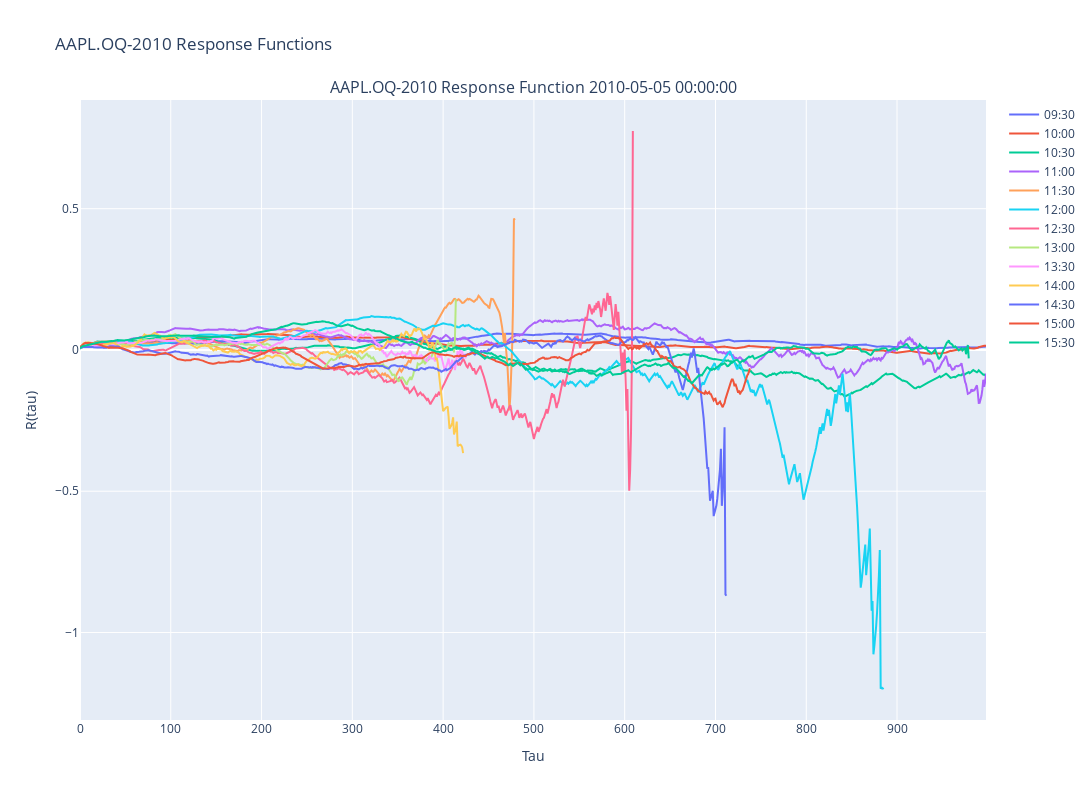

Notebook cell for this chart:
### Code cell
import warnings

# Ignore all warnings
warnings.filterwarnings("ignore")

ticker_name =   ticker_list[1]
loading_dir = os.path.join(current_dir,"data","clean", "flash_crash")
plots_dir = os.path.join(current_dir,"plots","flash_crash",ticker_name)
file_dir = os.path.join(loading_dir,ticker_name)
file_name = os.listdir(file_dir)[0]
df = vaex.open(os.path.join(file_dir,file_name))
tau_max = 1000

plot_3day_response_functions_15min(df, tau_max =tau_max, ticker = ticker_name,start_date='2010-05-05')

### Figure 1 — Plotly figure (JSON) as saved in the notebook; plotly's stock layout.template omitted (floating-point values rounded to 4 significant figures; data arrays with more than 128 entries replaced by an {"elided": "..."} marker saying what was removed)
{"data": [{"mode": "lines", "name": "09:30", "type": "scatter", "x": {"elided": "999 int values"}, "xaxis": "x", "y": {"elided": "999 float values"}, "yaxis": "y"}, {"mode": "lines", "name": "10:00", "type": "scatter", "x": {"elided": "999 int values"}, "xaxis": "x", "y": {"elided": "999 float values"}, "yaxis": "y"}, {"mode": "lines", "name": "10:30", "type": "scatter", "x": {"elided": "999 int values"}, "xaxis": "x", "y": {"elided": "999 float values"}, "yaxis": "y"}, {"mode": "lines", "name": "11:00", "type": "scatter", "x": {"elided": "999 int values"}, "xaxis": "x", "y": {"elided": "999 float values"}, "yaxis": "y"}, {"mode": "lines", "name": "11:30", "type": "scatter", "x": {"elided": "999 int values"}, "xaxis": "x", "y": {"elided": "999 float values"}, "yaxis": "y"}, {"mode": "lines", "name": "12:00", "type": "scatter", "x": {"elided": "999 int values"}, "xaxis": "x", "y": {"elided": "999 float values"}, "yaxis": "y"}, {"mode": "lines", "name": "12:30", "type": "scatter", "x": {"elided": "999 int values"}, "xaxis": "x", "y": {"elided": "999 float values"}, "yaxis": "y"}, {"mode": "lines", "name": "13:00", "type": "scatter", "x": {"elided": "999 int values"}, "xaxis": "x", "y": {"elided": "999 float values"}, "yaxis": "y"}, {"mode": "lines", "name": "13:30", "type": "scatter", "x": {"elided": "999 int values"}, "xaxis": "x", "y": {"elided": "999 float values"}, "yaxis": "y"}, {"mode": "lines", "name": "14:00", "type": "scatter", "x": {"elided": "999 int values"}, "xaxis": "x", "y": {"elided": "999 float values"}, "yaxis": "y"}, {"mode": "lines", "name": "14:30", "type": "scatter", "x": {"elided": "999 int values"}, "xaxis": "x", "y": {"elided": "999 float values"}, "yaxis": "y"}, {"mode": "lines", "name": "15:00", "type": "scatter", "x": {"elided": "999 int values"}, "xaxis": "x", "y": {"elided": "999 float values"}, "yaxis": "y"}, {"mode": "lines", "name": "15:30", "type": "scatter", "x": {"elided": "999 int values"}, "xaxis": "x", "y": {"elided": "999 float values"}, "yaxis": "y"}], "layout": {"annotations": [{"font": {"size": 16}, "showarrow": false, "text": "AAPL.OQ-2010 Response Function 2010-05-05 00:00:00", "x": 0.5, "xanchor": "center", "xref": "paper", "y": 1, "yanchor": "bottom", "yref": "paper"}], "height": 800, "showlegend": true, "title": {"text": "AAPL.OQ-2010 Response Functions"}, "width": 1200, "xaxis": {"anchor": "y", "domain": [0, 1], "title": {"text": "Tau"}}, "yaxis": {"anchor": "x", "domain": [0, 1], "title": {"text": "R(tau)"}}}}
